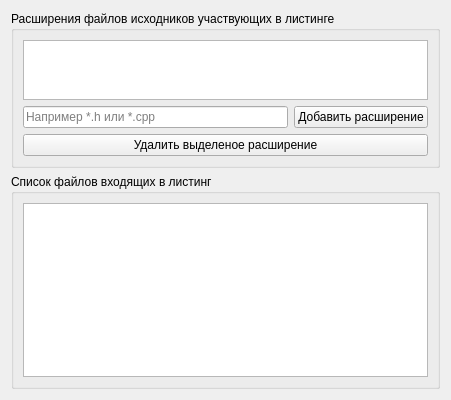
<?xml version="1.0" encoding="UTF-8"?>
<ui version="4.0">
 <class>SelectingFilesPage</class>
 <widget class="QWizardPage" name="SelectingFilesPage">
  <property name="geometry">
   <rect>
    <x>0</x>
    <y>0</y>
    <width>451</width>
    <height>400</height>
   </rect>
  </property>
  <property name="sizePolicy">
   <sizepolicy hsizetype="Preferred" vsizetype="Minimum">
    <horstretch>0</horstretch>
    <verstretch>0</verstretch>
   </sizepolicy>
  </property>
  <property name="windowTitle">
   <string/>
  </property>
  <property name="title">
   <string>Редактирование списка файлов входящих в листинг кода</string>
  </property>
  <layout class="QGridLayout" name="gridLayout">
   <item row="0" column="0">
    <widget class="QGroupBox" name="groupBox">
     <property name="sizePolicy">
      <sizepolicy hsizetype="Preferred" vsizetype="Minimum">
       <horstretch>0</horstretch>
       <verstretch>0</verstretch>
      </sizepolicy>
     </property>
     <property name="title">
      <string>Расширения файлов исходников участвующих в листинге</string>
     </property>
     <layout class="QGridLayout" name="gridLayout_2">
      <item row="0" column="0" colspan="2">
       <widget class="QListWidget" name="listWidget">
        <property name="sizePolicy">
         <sizepolicy hsizetype="Expanding" vsizetype="Ignored">
          <horstretch>0</horstretch>
          <verstretch>0</verstretch>
         </sizepolicy>
        </property>
        <property name="minimumSize">
         <size>
          <width>100</width>
          <height>60</height>
         </size>
        </property>
        <property name="baseSize">
         <size>
          <width>0</width>
          <height>0</height>
         </size>
        </property>
        <property name="modelColumn">
         <number>0</number>
        </property>
       </widget>
      </item>
      <item row="2" column="0" colspan="2">
       <widget class="QPushButton" name="pushButton">
        <property name="text">
         <string>Удалить выделеное расширение</string>
        </property>
       </widget>
      </item>
      <item row="1" column="0">
       <widget class="QLineEdit" name="lineEdit">
        <property name="placeholderText">
         <string>Например *.h или *.cpp</string>
        </property>
       </widget>
      </item>
      <item row="1" column="1">
       <widget class="QPushButton" name="addExtensionButton">
        <property name="text">
         <string>Добавить расширение</string>
        </property>
       </widget>
      </item>
     </layout>
    </widget>
   </item>
   <item row="1" column="0">
    <widget class="QGroupBox" name="groupBox_2">
     <property name="sizePolicy">
      <sizepolicy hsizetype="Preferred" vsizetype="Expanding">
       <horstretch>0</horstretch>
       <verstretch>0</verstretch>
      </sizepolicy>
     </property>
     <property name="title">
      <string>Список файлов входящих в листинг</string>
     </property>
     <layout class="QGridLayout" name="gridLayout_3">
      <item row="0" column="0">
       <widget class="QListWidget" name="listWidget_2"/>
      </item>
     </layout>
    </widget>
   </item>
  </layout>
 </widget>
 <resources/>
 <connections/>
</ui>
